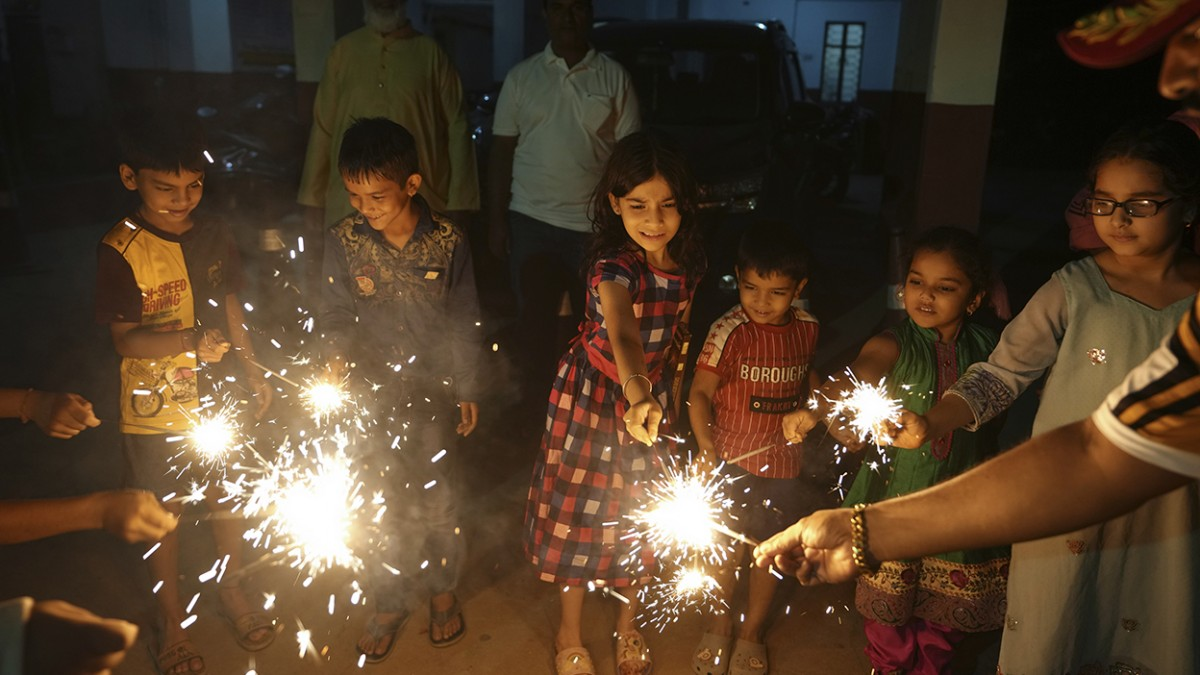
#> input picture SE_3/diwali.jpg, 1200 x 675 px
$ jupyter execute --allow-errors 22555_SE_3.ipynb
#> lines starting #> are read from the running program, lines starting #| are printed output that depends on the picture; long printed decimals are rounded
# MTCS 104(P): HCI1 SE-3
<br>*Practicals: Digital Image Processing*
<br>*I MTech CS*
<br>*Regd no: 22555*
<br>*Date of submission: 20/11/2022*
<br>
<br>*Task:*
<br>*Compare and contrast the performance of any two color image enhancement techniques using three
metrics. One of these enhancement procedures should involve color histogram. One of the metrics
should be perception based and one should be structure based (like ssim).*

[cell 1]
import cv2
import numpy as np
import math
from matplotlib import pyplot as plt

# Metrics

RMSE: Root Mean Square Error
<br>Reference: https://www.scirp.org/journal/paperinformation.aspx?paperid=90911

[cell 2]
def RMSE(Before, After):
    Before = Before.astype(np.float64)
    After = After.astype(np.float64)

    # Finding the mean square error
    mse = np.mean((After - Before)**2)

    return math.sqrt(mse)

PSNR: Peak Signal-to-Noise Ratio
<br>Reference: https://cvnote.ddlee.cc/2019/09/12/psnr-ssim-python

[cell 3]
def PSNR(Before, After):
    Before = Before.astype(np.float64)
    After = After.astype(np.float64)

    # Finding the mean square error
    mse = np.mean((After - Before)**2)

    return 20*math.log10(255/math.sqrt(mse))

SSIM: Structural Similarity Index Measure
<br>Reference: https://en.wikipedia.org/wiki/Structural_similarity

[cell 4]
def SSIM(Before, After):
    # Finding the mean
    m1 = Before.mean(axis = (0,1))
    m2 = After.mean(axis = (0,1))

    # Finding the variance
    v1 = np.var(Before, axis = (0,1))
    v2 = np.var(After, axis = (0,1))

    MN = Before.shape[0]*Before.shape[1]

    # Covariance of Before and After images
    cv = np.sum((Before - m1)*(After - m2)/(MN - 1),axis=(0,1))

    k1, k2 = 0.01, 0.03
    L = 256

    c1 = (k1*L)**2
    c2 = (k2*L)**2

    # Calculating ssim
    ssim = ((2*m1*m2 + c1)*(2*cv + c2))/((m1**2 + m2**2 + c1)*(v1**2 + v2**2 + c2))

    return ssim

# Contrast Stretching

References: http://www.dspmuranchi.ac.in/pdf/Blog/Contrast%20Enhancement.pdf

[cell 5]
# Reading an image
image = cv2.imread('Haze.jpg')
#> (the rest of this cell did not finish here and is left out)

RMSE:

#> (a cell that did not finish here is left out)

PSNR: Peak Signal-to-Noise Ratio

#> (a cell that did not finish here is left out)

SSIM:

#> (a cell that did not finish here is left out)

# Histogram Equalization

Reference: https://en.wikipedia.org/wiki/Histogram_equalization

[cell 9]
# Reading an image
image = cv2.imread('diwali.jpg')
#> image is the input picture: shape (675, 1200, 3); mean B, G, R 41.5, 60.6, 79.9

[cell 10]
# cumulative distribution function for histogram equalization
def CDF(img):
    # Histogram of the given image
    hist,bins = np.histogram(img.flatten(),bins = 256)

    # Cumulative sum
    cdf = hist.cumsum()

    # Cumulative distribution function minimum
    cdf_min = cdf.min()

    M = img.shape[0]*img.shape[1]

    cdf_equalization = 255*(cdf - cdf_min)/(M - cdf_min)

    return cdf_equalization[img]

[cell 11]
# Spliting the channels
b,g,r = cv2.split(image)
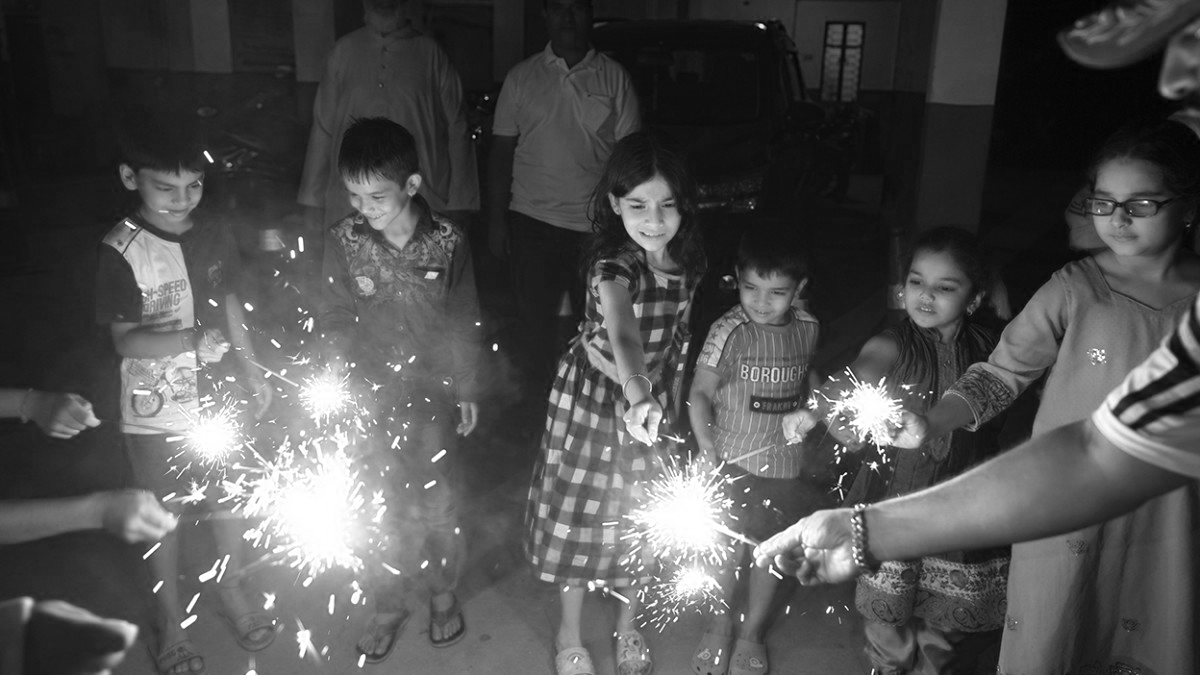
#> r: shape (675, 1200); min 0, max 255, mean 79.9

# Applying histogram equalization to each of the 3 channels
hist_equalization_b = CDF(b)
#> in CDF, `hist,bins = np.histogram(img.flatten(),bins = 256)`: hist = 256 values, max 19962 at index 22, min 121 at index 203, mean 3164.1; bins = 257 values from 0 to 255
#> in CDF, `cdf = hist.cumsum()`: cdf = 256 values from 2869 to 810000
#> in CDF, `cdf_min = cdf.min()`: cdf_min = 2869
#> in CDF, `cdf_equalization = 255*(cdf - cdf_min)/(M - cdf_min)`: cdf_equalization = 256 values from 0 to 255
#> in CDF, `return cdf_equalization[img]`:
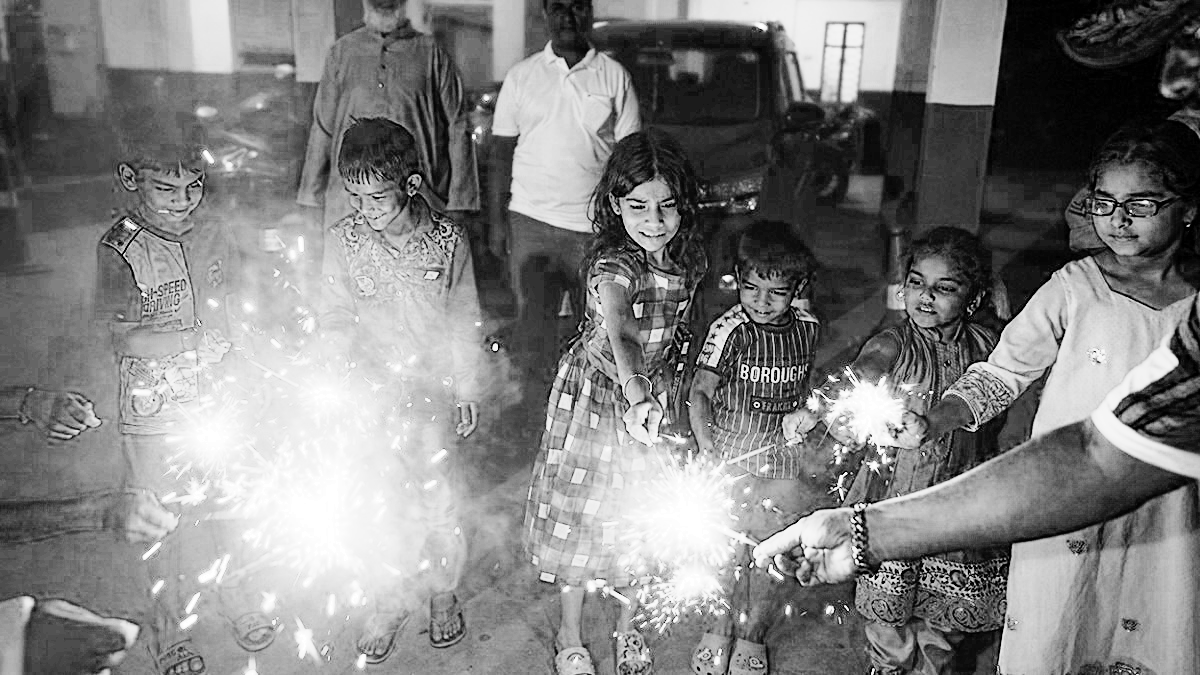
#> returned value: shape (675, 1200) float64; min 0, max 255, mean 128.9
hist_equalization_g = CDF(g)
#> in CDF (call 2), `hist,bins = np.histogram(img.flatten(),bins = 256)`: hist = 256 values, max 18239 at index 16, min 6 at index 0, mean 3164.1
#> in CDF (call 2), `cdf = hist.cumsum()`: cdf = 256 values from 6 to 810000
#> in CDF (call 2), `cdf_min = cdf.min()`: cdf_min = 6
#> in CDF (call 2), `return cdf_equalization[img]`:
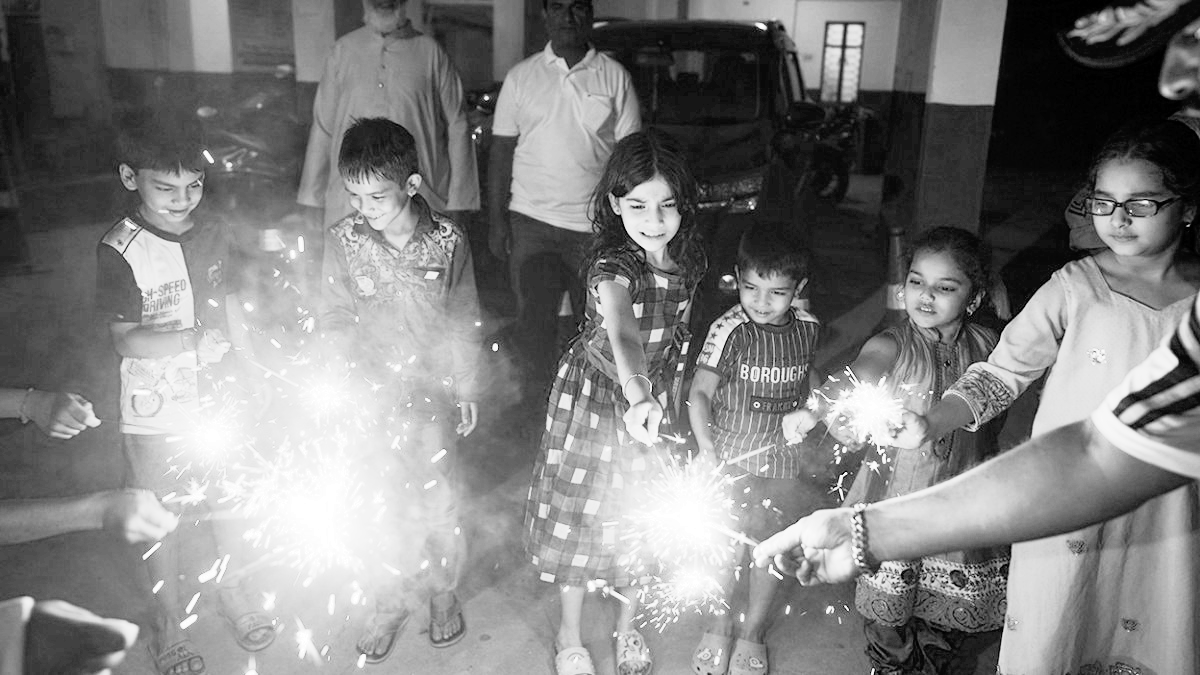
#> returned value: shape (675, 1200) float64; min 0, max 255, mean 128.8
hist_equalization_r = CDF(r)

# Merging the 3 channels after equalizing
merge_img = (cv2.merge([hist_equalization_b,hist_equalization_g,hist_equalization_r])).astype(dtype = np.uint8)
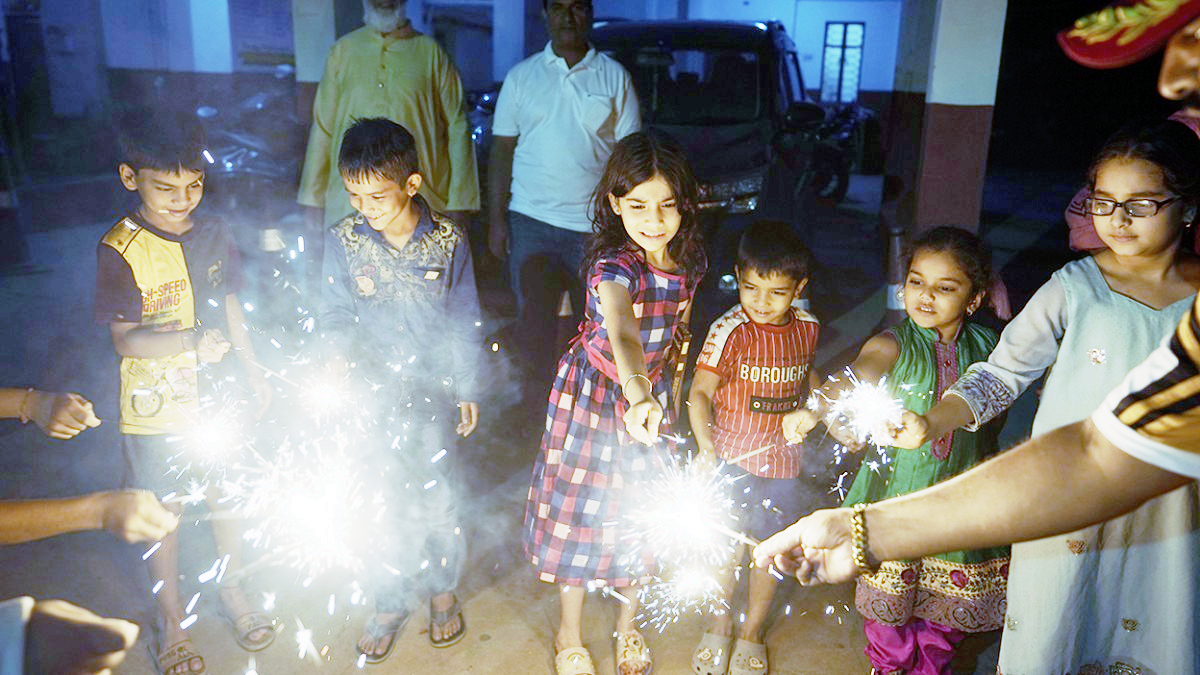
#> merge_img: shape (675, 1200, 3); mean B, G, R 128.3, 128.3, 127.9

# Converting the images from BGR to RGB
img = cv2.cvtColor(image,cv2.COLOR_BGR2RGB)
final_img = cv2.cvtColor(merge_img, cv2.COLOR_BGR2RGB)

# Displaying the Before and After images
plt.title("Original Image")
plt.show(plt.imshow(img))

plt.title("Histogram Equalized Image")
plt.show(plt.imshow(final_img))

RMSE

[cell 12]
rmse = RMSE(img, final_img)
#> in RMSE, `After = After.astype(np.float64)`:
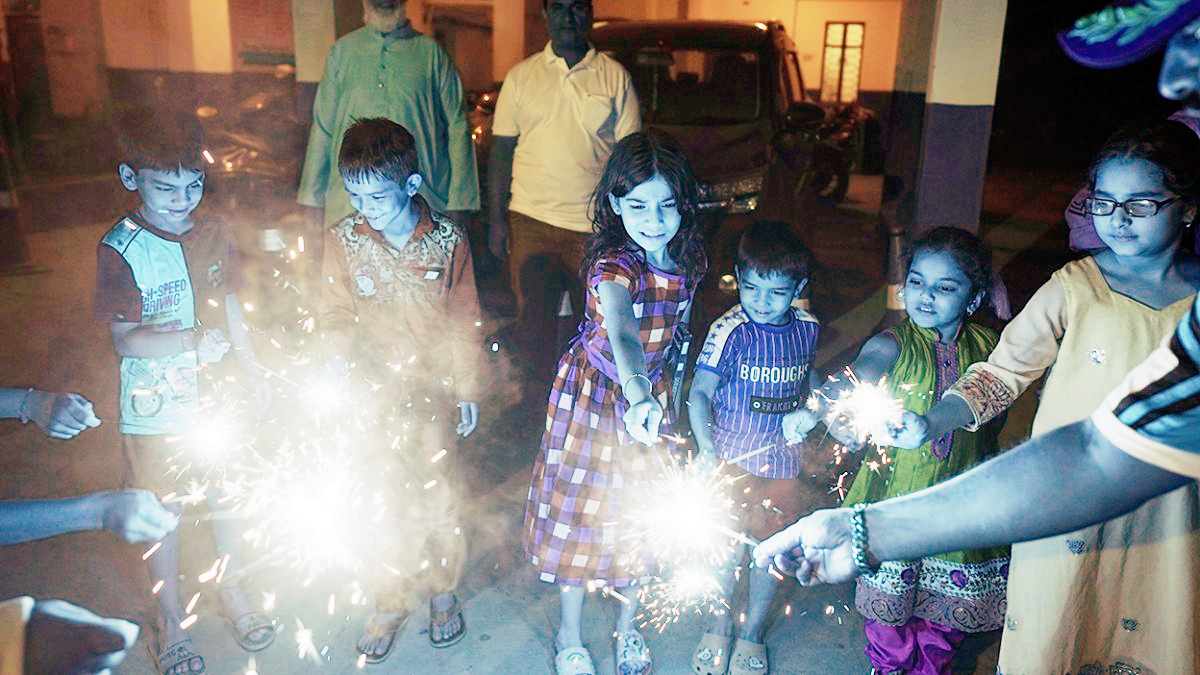
#> After: shape (675, 1200, 3) float64; mean of channels 0, 1, 2 127.9, 128.3, 128.3; drawn as B, G, R
#> in RMSE, `mse = np.mean((After - Before)**2)`: mse = 6416.2
#> rmse = 80.1
print(rmse)
#| 80.101

PSNR:

[cell 13]
psnr = PSNR(img,final_img)
#> in PSNR, `mse = np.mean((After - Before)**2)`: mse = 6416.2
#> psnr = 10.06
print(psnr)
#| 10.058

SSIM:

[cell 14]
ssim = SSIM(img, final_img)
#> in SSIM, `m1 = Before.mean(axis = (0,1))`: m1 = [79.95, 60.58, 41.54]
#> in SSIM, `m2 = After.mean(axis = (0,1))`: m2 = [127.9, 128.3, 128.3]
#> in SSIM, `v1 = np.var(Before, axis = (0,1))`: v1 = [3489.6, 2482.3, 1986]
#> in SSIM, `v2 = np.var(After, axis = (0,1))`: v2 = [5365, 5327.1, 5359.3]
#> in SSIM, `cv = np.sum((Before - m1)*(After - m2)/(MN - 1),axis=(0,1))`: cv = [4058.4, 3096.7, 2435.6]
#> in SSIM, `ssim = ((2*m1*m2 + c1)*(2*cv + c2))/((m1**2 + m2**2 + c1)*(v1**2 + v2*..`: ssim = [0.000179, 0.00014, 8.85e-05]
#> ssim = [0.000179, 0.00014, 8.85e-05]
ssim_mean = ssim.mean()
#> ssim_mean = 0.000136
print(ssim_mean)
#| 0.0001359

$ run again, with DIP_Prac/newtest2.jpg copied over SE_3/diwali.jpg
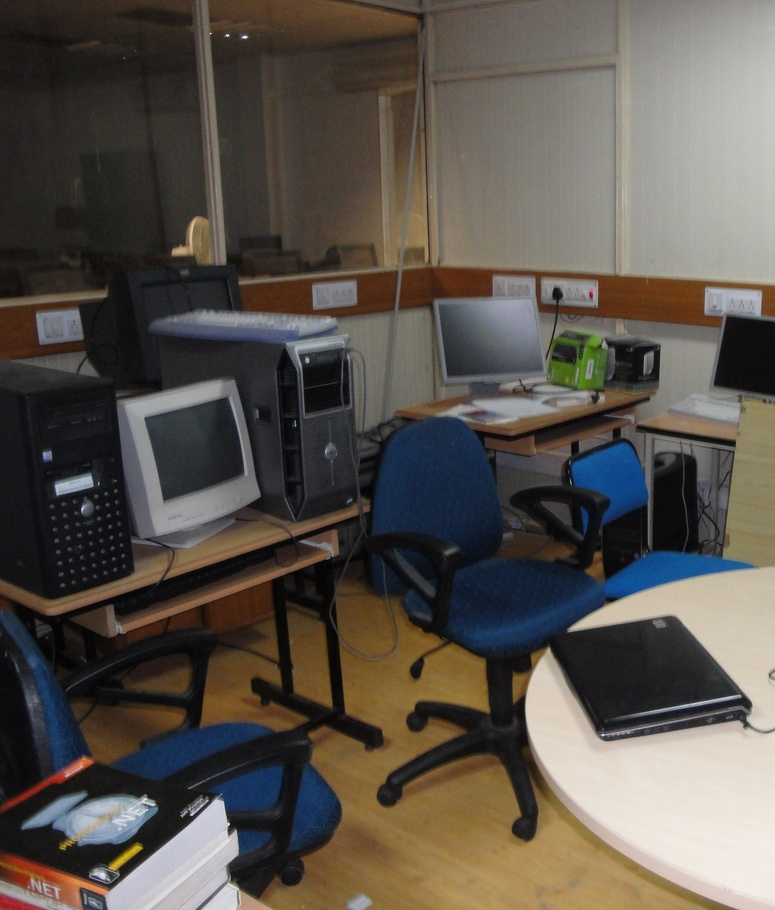
#> input picture DIP_Prac/newtest2.jpg, 775 x 910 px, shrunk from 2556 x 3000 before the run
#> image is the input picture: shape (910, 775, 3); mean B, G, R 76, 83.1, 89.3
#> `b,g,r = cv2.split(image)`:
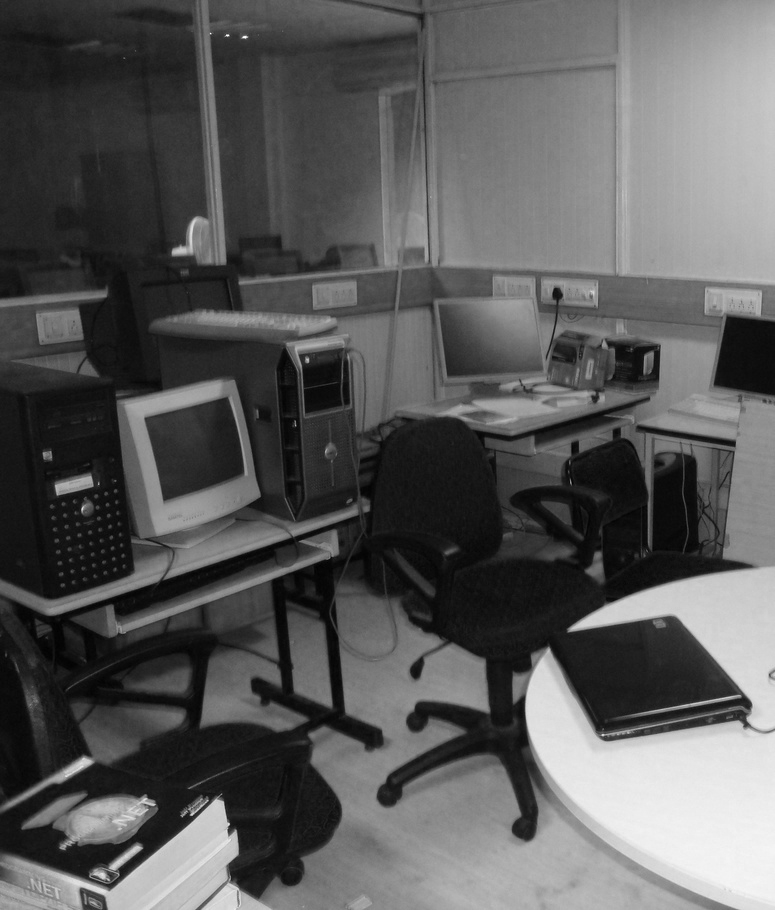
#> r: shape (910, 775); min 0, max 255, mean 89.3
#> hist = 256 values, max 10229 at index 22, min 0 at index 239, mean 2754.9; bins = 257 values from 0 to 255
#> cdf = 256 values from 134 to 705250
#> cdf_min = 134
#> cdf_equalization = 256 values from 0 to 255
#> in RMSE, `After = After.astype(np.float64)`:
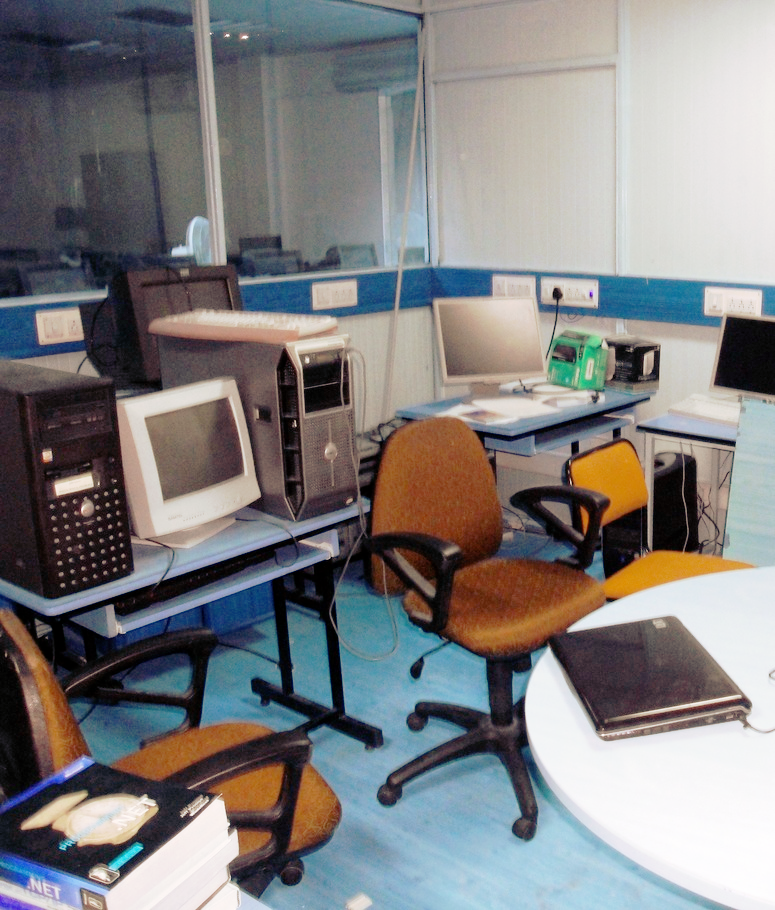
#> After: shape (910, 775, 3) float64; mean of channels 0, 1, 2 127.8, 127.2, 127.9; drawn as B, G, R
#> in RMSE, `mse = np.mean((After - Before)**2)`: mse = 2589.9
#> rmse = 50.89
#| 50.891
#> in PSNR, `mse = np.mean((After - Before)**2)`: mse = 2589.9
#> psnr = 14
#| 13.998
#> m1 = [89.25, 83.07, 75.96]
#> m2 = [127.8, 127.2, 127.9]
#> v1 = [3970.6, 3518.8, 3260.6]
#> v2 = [5360.9, 5287.2, 5345.1]
#> cv = [4495.6, 4135.7, 3920.8]
#> in SSIM, `ssim = ((2*m1*m2 + c1)*(2*cv + c2))/((m1**2 + m2**2 + c1)*(v1**2 + v2*..`: ssim = [0.000191, 0.000189, 0.000177]
#> ssim_mean = 0.000186
#| 0.0001857
